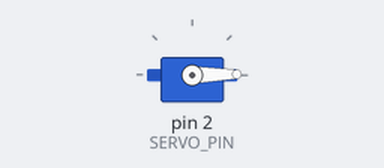
Simulated run of this sketch. Board: Arduino Uno, built with avr-gcc and run on an emulated ATmega328P. Parts: servo.

Above: at 0.05 s.
At 1.6 s:
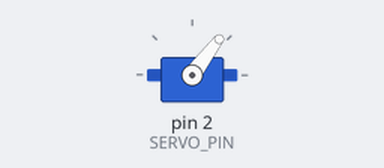
At 3.2 s:
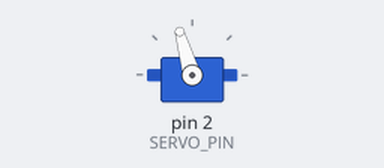
At 6.4 s:
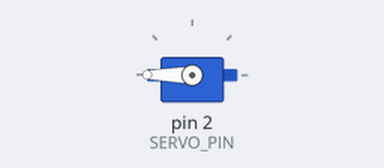
Timing chart, 0 to 8.4 s (numbered marks = the images above):
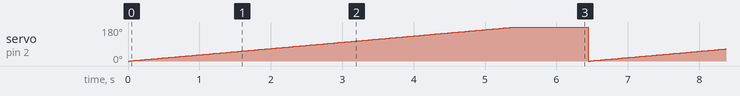

The sketch:

servo.ino
```cpp
#include <Servo.h>

const int SERVO_PIN = 2;

Servo my_servo;

void setup() {
  my_servo.attach(SERVO_PIN);
}

void loop() {
  for (int angle = 0; angle <= 180; angle++) {
    my_servo.write(angle);
    delay(30);
  }
  delay(1000);
}
```

Measured:
- by itself, servo on pin 2 (SERVO_PIN): ramps from 0° to 180° and jumps back, once every 6.4 s
